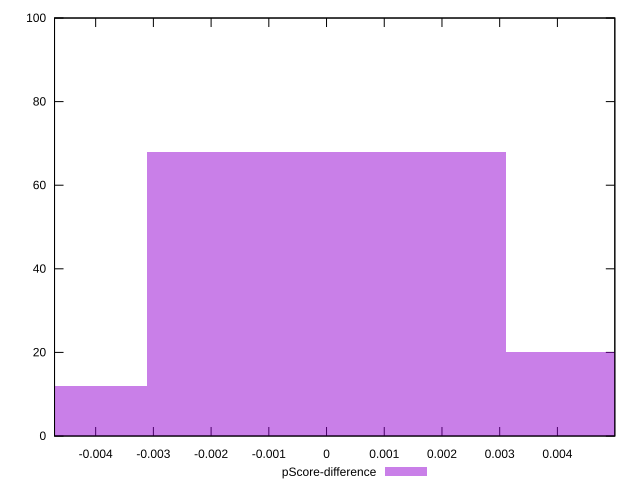

Reproduce this figure in gnuplot.
reset

$pScoreDifference <<EOF
0 68
-0.006207058620533846 12
0.006207058620533846 20
EOF

set key outside below
set boxwidth 0.006207058620533846
set xrange [-0.00471269870104471:0.004994819442317611]
set yrange [0:100]
set trange [0:100]
set style fill transparent solid 0.5 noborder
set terminal svg size 640, 490 enhanced background rgb 'white'
set output "report_00012_2021-02-09T11:01:39.952Z/interactive/samples/pages/pScore-difference/histogram.svg"

plot $pScoreDifference title "pScore-difference" with boxes

reset
